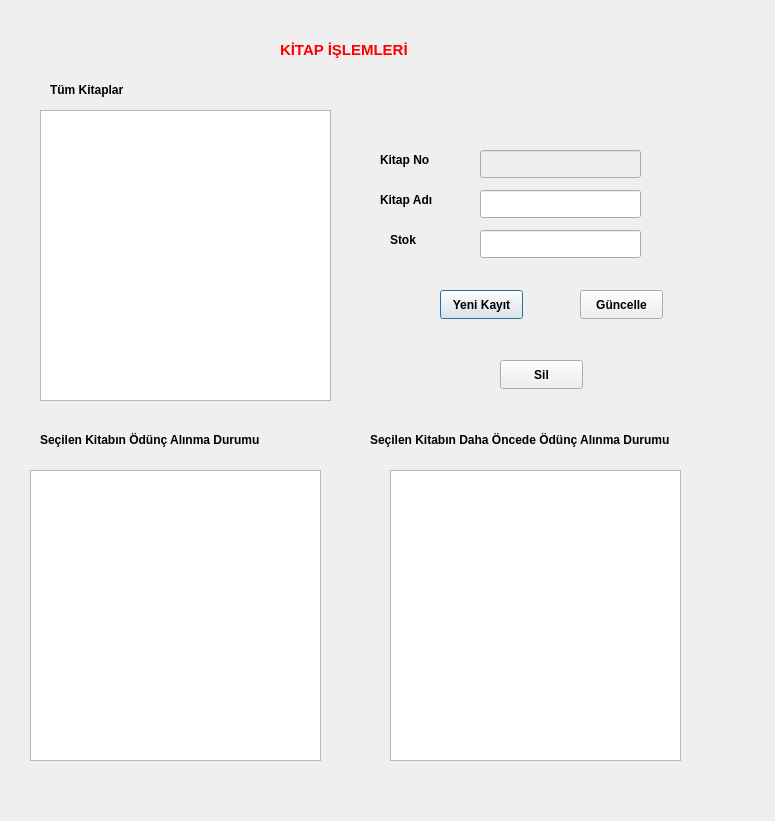
<?xml version="1.0" encoding="UTF-8"?>
<ui version="4.0">
 <class>kitap</class>
 <widget class="QDialog" name="kitap">
  <property name="geometry">
   <rect>
    <x>0</x>
    <y>0</y>
    <width>775</width>
    <height>821</height>
   </rect>
  </property>
  <property name="windowTitle">
   <string>Dialog</string>
  </property>
  <widget class="QTableView" name="tum_kitaplar_tableView">
   <property name="geometry">
    <rect>
     <x>40</x>
     <y>110</y>
     <width>291</width>
     <height>291</height>
    </rect>
   </property>
  </widget>
  <widget class="QTableView" name="kitap_odunc_tableView_2">
   <property name="geometry">
    <rect>
     <x>30</x>
     <y>470</y>
     <width>291</width>
     <height>291</height>
    </rect>
   </property>
  </widget>
  <widget class="QTableView" name="kitap_onceden_odunc_tableView_3">
   <property name="geometry">
    <rect>
     <x>390</x>
     <y>470</y>
     <width>291</width>
     <height>291</height>
    </rect>
   </property>
  </widget>
  <widget class="QLabel" name="label">
   <property name="geometry">
    <rect>
     <x>50</x>
     <y>80</y>
     <width>121</width>
     <height>20</height>
    </rect>
   </property>
   <property name="font">
    <font>
     <bold>true</bold>
    </font>
   </property>
   <property name="text">
    <string>Tüm Kitaplar</string>
   </property>
  </widget>
  <widget class="QLabel" name="label_2">
   <property name="geometry">
    <rect>
     <x>40</x>
     <y>430</y>
     <width>271</width>
     <height>20</height>
    </rect>
   </property>
   <property name="font">
    <font>
     <bold>true</bold>
    </font>
   </property>
   <property name="text">
    <string>Seçilen Kitabın Ödünç Alınma Durumu </string>
   </property>
  </widget>
  <widget class="QLabel" name="label_3">
   <property name="geometry">
    <rect>
     <x>370</x>
     <y>430</y>
     <width>351</width>
     <height>20</height>
    </rect>
   </property>
   <property name="font">
    <font>
     <bold>true</bold>
    </font>
   </property>
   <property name="text">
    <string>Seçilen Kitabın Daha Öncede Ödünç Alınma Durumu </string>
   </property>
  </widget>
  <widget class="QLabel" name="label_4">
   <property name="geometry">
    <rect>
     <x>380</x>
     <y>150</y>
     <width>63</width>
     <height>20</height>
    </rect>
   </property>
   <property name="font">
    <font>
     <bold>true</bold>
    </font>
   </property>
   <property name="text">
    <string>Kitap No</string>
   </property>
  </widget>
  <widget class="QLabel" name="label_5">
   <property name="geometry">
    <rect>
     <x>380</x>
     <y>190</y>
     <width>71</width>
     <height>20</height>
    </rect>
   </property>
   <property name="font">
    <font>
     <bold>true</bold>
    </font>
   </property>
   <property name="text">
    <string>Kitap Adı</string>
   </property>
  </widget>
  <widget class="QLabel" name="label_6">
   <property name="geometry">
    <rect>
     <x>390</x>
     <y>230</y>
     <width>63</width>
     <height>20</height>
    </rect>
   </property>
   <property name="font">
    <font>
     <bold>true</bold>
    </font>
   </property>
   <property name="text">
    <string>Stok</string>
   </property>
  </widget>
  <widget class="QLineEdit" name="kitap_no_lineEdit">
   <property name="enabled">
    <bool>false</bool>
   </property>
   <property name="geometry">
    <rect>
     <x>480</x>
     <y>150</y>
     <width>161</width>
     <height>28</height>
    </rect>
   </property>
  </widget>
  <widget class="QLineEdit" name="kitap_ad_lineEdit_2">
   <property name="geometry">
    <rect>
     <x>480</x>
     <y>190</y>
     <width>161</width>
     <height>28</height>
    </rect>
   </property>
  </widget>
  <widget class="QLineEdit" name="kitap_stok_lineEdit_3">
   <property name="geometry">
    <rect>
     <x>480</x>
     <y>230</y>
     <width>161</width>
     <height>28</height>
    </rect>
   </property>
  </widget>
  <widget class="QPushButton" name="yeni_kayit_pushButton">
   <property name="geometry">
    <rect>
     <x>440</x>
     <y>290</y>
     <width>83</width>
     <height>29</height>
    </rect>
   </property>
   <property name="font">
    <font>
     <bold>true</bold>
    </font>
   </property>
   <property name="text">
    <string>Yeni Kayıt</string>
   </property>
  </widget>
  <widget class="QPushButton" name="guncelle_pushButton_2">
   <property name="geometry">
    <rect>
     <x>580</x>
     <y>290</y>
     <width>83</width>
     <height>29</height>
    </rect>
   </property>
   <property name="font">
    <font>
     <bold>true</bold>
    </font>
   </property>
   <property name="text">
    <string>Güncelle</string>
   </property>
  </widget>
  <widget class="QPushButton" name="sil_pushButton_3">
   <property name="geometry">
    <rect>
     <x>500</x>
     <y>360</y>
     <width>83</width>
     <height>29</height>
    </rect>
   </property>
   <property name="font">
    <font>
     <bold>true</bold>
    </font>
   </property>
   <property name="text">
    <string>Sil</string>
   </property>
  </widget>
  <widget class="QLabel" name="label_7">
   <property name="geometry">
    <rect>
     <x>280</x>
     <y>40</y>
     <width>241</width>
     <height>20</height>
    </rect>
   </property>
   <property name="font">
    <font>
     <pointsize>11</pointsize>
     <bold>true</bold>
    </font>
   </property>
   <property name="styleSheet">
    <string notr="true">color: rgb(255, 0, 0);</string>
   </property>
   <property name="text">
    <string>KİTAP İŞLEMLERİ</string>
   </property>
  </widget>
 </widget>
 <resources/>
 <connections/>
</ui>
